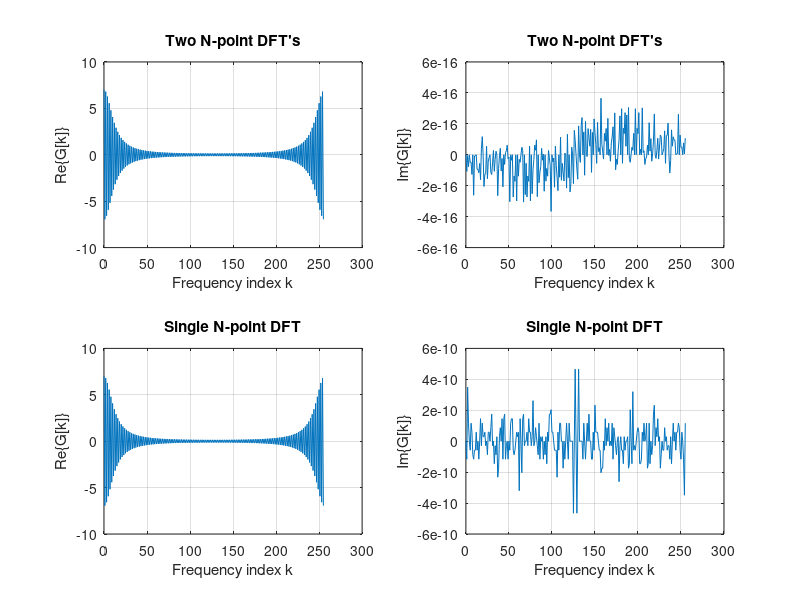
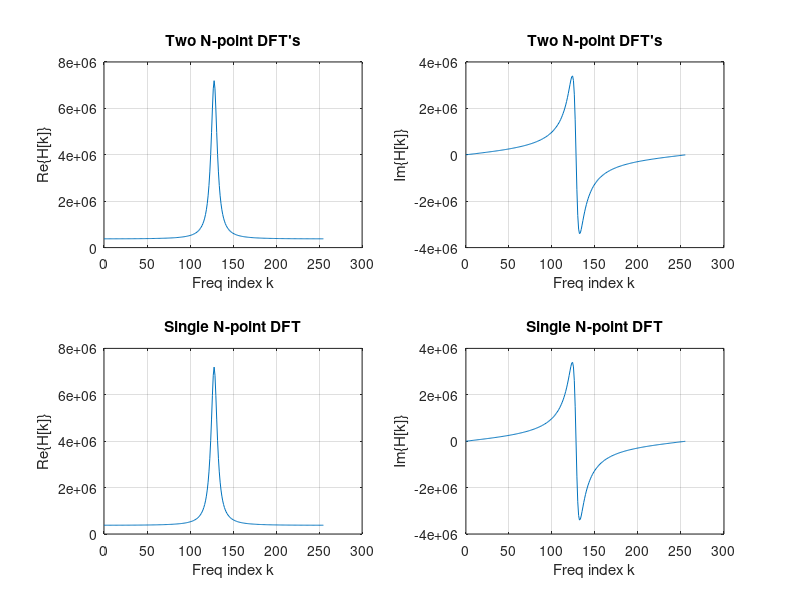

MATLAB code to generate these figures, in order:
% Program Q3_24
% Use a single N-point DFT to compute simultaneously the N-point
% DFT's of two real-valued N-point sequences.
clf;
%Initialize
N=256; % length of signal
nn = [0:N-1];
ntime = [-N/2:N/2-1];
g = (0.75).^abs(ntime); % signal g
h = (-0.9).^ntime; % signal h
% DFT's of g and h
GF = fft(g);
HF = fft(h);
x = g + i*h; % the composite signal x
% DFT of composite signal
XF = fft(x);
% DFT of g derived from composite DFT XF
XFstar = conj(XF);
XFstarmod = [XFstar(1) fliplr(XFstar(2:N))];
GF2 = 0.5*(XF + XFstarmod);
HF2 = -i*0.5*(XF - XFstarmod);
abs(max(GF-GF2))
abs(max(HF-HF2))
% plot real and imag parts of direct computation of GF
figure(1);clf;
subplot(2,2,1);grid;
plot(nn,real(GF));grid;
title('Two N-point DFT''s');
xlabel('Frequency index k');
ylabel('Re\{G[k]\}');
subplot(2,2,2);
plot(nn,imag(GF));grid;
title('Two N-point DFT''s');
xlabel('Frequency index k');
ylabel('Im\{G[k]\}');
% plot real and imag parts of composite computation of GF
subplot(2,2,3);grid;
plot(nn,real(GF2));grid;
title('Single N-point DFT');
xlabel('Frequency index k');
ylabel('Re\{G[k]\}');
subplot(2,2,4);
plot(nn,imag(GF2));grid;
title('Single N-point DFT');
xlabel('Frequency index k');
ylabel('Im\{G[k]\}');
% plot real and imag parts of direct computation of HF
figure(2);clf;
 
subplot(2,2,1);grid;
plot(nn,real(HF));grid;
title('Two N-point DFT''s');
xlabel('Freq index k');
ylabel('Re\{H[k]\}');
subplot(2,2,2);
plot(nn,imag(HF));grid;
title('Two N-point DFT''s');
xlabel('Freq index k');
ylabel('Im\{H[k]\}');
% plot real and imag parts of composite computation of HF
subplot(2,2,3);grid;
plot(nn,real(HF2));grid;
title('Single N-point DFT');
xlabel('Freq index k');
ylabel('Re\{H[k]\}');
subplot(2,2,4);
plot(nn,imag(HF2));grid;
title('Single N-point DFT');
xlabel('Freq index k');
ylabel('Im\{H[k]\}');